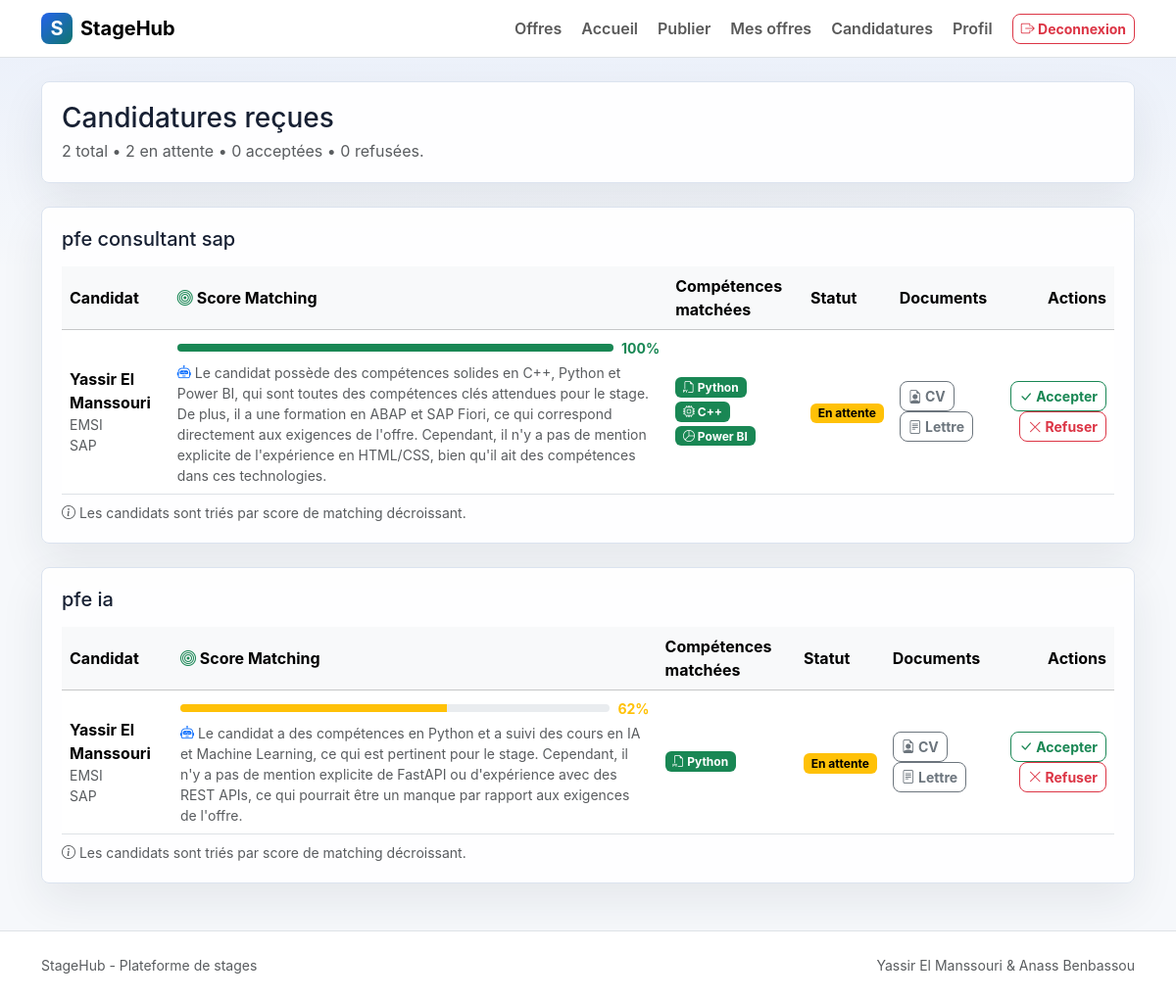
Page /entreprise/candidatures/ (signed in) on the committed database.
### core/models.py (models this page shows, shortened)
class TimeStampedModel(models.Model):
    created_at = models.DateTimeField(auto_now_add=True)
    updated_at = models.DateTimeField(auto_now=True)
    class Meta:
        abstract = True

class Application(TimeStampedModel):
    class Status(models.TextChoices):
        PENDING = "en_attente", "En attente"
        ACCEPTED = "acceptee", "Acceptee"
        REJECTED = "refusee", "Refusee"
    stage_offer = models.ForeignKey(
        StageOffer,
        on_delete=models.CASCADE,
        related_name="applications",
    )
    student_profile = models.ForeignKey(
        StudentProfile,
        on_delete=models.CASCADE,
        related_name="applications",
    )
    cv = models.FileField(upload_to="applications/cv/")
    cv_original_name = models.CharField(max_length=255, blank=True)
    cover_letter = models.FileField(upload_to="applications/cover_letters/")
    cover_letter_original_name = models.CharField(max_length=255, blank=True)
    status = models.CharField(max_length=20, choices=Status.choices, default=Status.PENDING)
    applied_at = models.DateTimeField(default=timezone.now)
    ai_match_score = models.IntegerField(blank=True, null=True)
    ai_match_reasoning = models.TextField(blank=True)
    class Meta:
        ordering = ["-applied_at"]
        constraints = [
            models.UniqueConstraint(
                fields=["stage_offer", "student_profile"],
                name="unique_application_per_offer_student",
            )
        ]
    @property
    def status_class(self):
        return {
            self.Status.ACCEPTED: "success",
            self.Status.REJECTED: "danger",
            self.Status.PENDING: "warning",
        }.get(self.status, "secondary")

class StageOffer(TimeStampedModel):
    class Status(models.TextChoices):
        ACTIVE = "active", "Active"
        INACTIVE = "inactive", "Inactive"
    class Source(models.TextChoices):
        LOCAL = "local", "Local"
        LINKEDIN = "linkedin", "LinkedIn"
    company_profile = models.ForeignKey(
        CompanyProfile,
        on_delete=models.CASCADE,
        related_name="stage_offers",
    )
    title = models.CharField(max_length=255)
    description = models.TextField()
    domain = models.CharField(max_length=255)
    location = models.CharField(max_length=255)
    duration = models.CharField(max_length=255, blank=True)
    closing_date = models.DateField(blank=True, null=True)
    status = models.CharField(max_length=20, choices=Status.choices, default=Status.ACTIVE)
    source = models.CharField(
        max_length=20, choices=Source.choices, default=Source.LOCAL
    )
    linkedin_url = models.URLField(blank=True, help_text="URL de l'offre sur LinkedIn")
    required_tags = models.ManyToManyField(
        SkillTag,
        blank=True,
        related_name="offers",
        verbose_name="Compétences requises (tags)",
    )
    class Meta:
        ordering = ["-created_at"]

class StudentProfile(TimeStampedModel):
    user = models.OneToOneField(
        settings.AUTH_USER_MODEL,
        on_delete=models.CASCADE,
        related_name="student_profile",
    )
    universite = models.CharField(max_length=255)
    telephone = models.CharField(max_length=30, blank=True)
    specialite = models.CharField(max_length=255, blank=True)
    competences = models.TextField(blank=True)
    photo = models.FileField(upload_to="profiles/students/photos/", blank=True)
    cv_profile = models.FileField(upload_to="profiles/students/cv/", blank=True)
    skill_tags = models.ManyToManyField(
        SkillTag,
        blank=True,
        related_name="students",
        verbose_name="Compétences (tags)",
    )

class User(AbstractUser):
    class Role(models.TextChoices):
        STUDENT = "etudiant", "Etudiant"
        COMPANY = "entreprise", "Entreprise"
        ADMIN = "administrateur", "Administrateur"
    email = models.EmailField(unique=True)
    role = models.CharField(max_length=32, choices=Role.choices, default=Role.STUDENT)

class SkillTag(models.Model):
    class Category(models.TextChoices):
        BACKEND = "backend", "Backend"
        FRONTEND = "frontend", "Frontend"
        DATA = "data", "Data / IA"
        DEVOPS = "devops", "DevOps / Cloud"
        MOBILE = "mobile", "Mobile"
        DESIGN = "design", "Design / UX"
        OTHER = "other", "Autre"
    name = models.CharField(max_length=80, unique=True)
    category = models.CharField(
        max_length=20, choices=Category.choices, default=Category.OTHER
    )
    icon = models.CharField(max_length=40, blank=True, help_text="Classe Bootstrap Icon (bi-...)")
    class Meta:
        ordering = ["category", "name"]

### core/views.py (the view)
# urls.py: path("entreprise/candidatures/", views.applications_company, name="applications_company"),
@role_required(User.Role.COMPANY)
def applications_company(request):
    applications = Application.objects.select_related(
        "stage_offer",
        "student_profile",
        "student_profile__user",
    ).prefetch_related(
        "stage_offer__required_tags",
        "student_profile__skill_tags",
    ).filter(stage_offer__company_profile=request.user.company_profile)
    for application in applications:
        application.match_score = application.ai_match_score
        application.match_reasoning = application.ai_match_reasoning
        offer_tags = set(application.stage_offer.required_tags.all())
        student_tags = set(application.student_profile.skill_tags.all())
        application.matched_tags = list(offer_tags.intersection(student_tags))
    grouped = OrderedDict()
    for application in applications:
        grouped.setdefault(application.stage_offer.title, []).append(application)
    for title in grouped:
        grouped[title].sort(key=lambda a: a.match_score, reverse=True)
    return render(
        request,
        "applications/company.html",
        {
            "grouped_applications": grouped.items(),
            "stats": {
                "total": applications.count(),
                "pending": applications.filter(status=Application.Status.PENDING).count(),
                "accepted": applications.filter(status=Application.Status.ACCEPTED).count(),
                "rejected": applications.filter(status=Application.Status.REJECTED).count(),
            },
        },
    )

### core/views.py (called while the page is built)
def role_required(role):
    def decorator(view_func):
        @wraps(view_func)
        @login_required
        def wrapper(request, *args, **kwargs):
            if request.user.role != role:
                messages.error(request, "Acces non autorise pour ce role.")
                return redirect("home")
            return view_func(request, *args, **kwargs)
        return wrapper
    return decorator

### templates/applications/company.html (shortened to what this page needs)
{% extends "base.html" %}
{% block content %}
<div class="section-panel mb-4">
    <h1 class="h3 mb-1">Candidatures reçues</h1>
    <p class="text-muted mb-0">
        {{ stats.total }} total &bull; {{ stats.pending }} en attente &bull;
        {{ stats.accepted }} acceptées &bull; {{ stats.rejected }} refusées.
    </p>
</div>
{% for offer_title, applications in grouped_applications %}
    <section class="section-panel mb-4">
        <h2 class="h5 mb-3">{{ offer_title }}</h2>
        <div class="table-responsive">
            <table class="table table-hover align-middle mb-0">
                <thead class="table-light">
                    <tr>
                        <th>Candidat</th>
                        <th>
                            <i class="bi bi-bullseye text-success"></i>
                            Score Matching
                        </th>
                        <th>Compétences matchées</th>
                        <th>Statut</th>
                        <th>Documents</th>
                        <th class="text-end">Actions</th>
                    </tr>
                </thead>
                <tbody>
                    {% for application in applications %}
                        <tr>
                            <td>
                                <strong>{{ application.student_profile.user.get_full_name|default:application.student_profile.user.email }}</strong>
                                <div class="small text-muted">{{ application.student_profile.universite }}</div>
                                {% if application.student_profile.specialite %}
                                    <div class="small text-muted">{{ application.student_profile.specialite }}</div>
                                {% endif %}
                            </td>
                            <td style="min-width:130px;">
                                {% if application.match_score is not None %}
                                    <div class="d-flex align-items-center gap-2">
                                        <div class="progress flex-grow-1" style="height:8px;" title="Score global {{ application.match_score }}%">
                                            <div class="progress-bar {% if application.match_score >= 70 %}bg-success{% elif application.match_score >= 40 %}bg-warning{% else %}bg-danger{% endif %}"
                                                 role="progressbar" style="width:{{ application.match_score }}%"></div>
                                        </div>
                                        <span class="fw-bold small {% if application.match_score >= 70 %}text-success{% elif application.match_score >= 40 %}text-warning{% else %}text-danger{% endif %}">
                                            {{ application.match_score }}%
                                        </span>
                                    </div>
                                    <div class="text-muted small mt-1">
                                        {% if application.match_reasoning %}
                                            <i class="bi bi-robot text-primary"></i> {{ application.match_reasoning }}
                                        {% endif %}
                                    </div>
                                {% else %}
                                    <span class="text-muted small">—</span>
                                {% endif %}
                            </td>
                            <td style="max-width:200px;">
                                {% if application.matched_tags %}
                                    <div class="d-flex flex-wrap gap-1">
                                        {% for tag in application.matched_tags|slice:":4" %}
                                            <span class="badge text-bg-success" title="{{ tag.name }}">
                                                {% if tag.icon %}<i class="bi {{ tag.icon }}"></i>{% endif %}
                                                {{ tag.name }}
                                            </span>
                                        {% endfor %}
                                    </div>
                                {% else %}
                                    <span class="text-muted small">—</span>
                                {% endif %}
                            </td>
                            <td><span class="badge text-bg-{{ application.status_class }}">{{ application.get_status_display }}</span></td>
                            <td>
                                <a class="btn btn-sm btn-outline-secondary" href="{% url 'applications_download_cv' application.pk %}">
                                    <i class="bi bi-file-earmark-person"></i> CV
                                </a>
                                <a class="btn btn-sm btn-outline-secondary" href="{% url 'applications_download_cover_letter' application.pk %}">
                                    <i class="bi bi-file-text"></i> Lettre
                                </a>
                            </td>
                            <td class="text-end">
                                <form method="post" action="{% url 'applications_accept' application.pk %}" class="d-inline">
                                    <button class="btn btn-sm btn-outline-success" type="submit">
                                        <i class="bi bi-check-lg"></i> Accepter
                                    </button>
                                </form>
                                <form method="post" action="{% url 'applications_reject' application.pk %}" class="d-inline">
                                    <button class="btn btn-sm btn-outline-danger" type="submit">
                                        <i class="bi bi-x-lg"></i> Refuser
                                    </button>
                                </form>
                            </td>
                        </tr>
                    {% endfor %}
                </tbody>
            </table>
        </div>
        <p class="text-muted small mt-2 mb-0">
            <i class="bi bi-info-circle"></i> Les candidats sont triés par score de matching décroissant.
        </p>
    </section>
{% empty %}
    <div class="section-panel text-center text-muted">Aucune candidature reçue.</div>
{% endfor %}
{% endblock %}

### static/css/app.css (style rules this page uses)
:root { --stagehub-ink: #172033; --stagehub-muted: #657187; --stagehub-primary: #2563eb; --stagehub-accent: #0f766e; --stagehub-warm: #b45309; --stagehub-bg: #f6f8fb; --stagehub-border: #dbe3ef; }
html, body { min-height: 100%; }
body { color: var(--stagehub-ink); background: linear-gradient(180deg, rgba(37, 99, 235, 0.06), transparent 280px), var(--stagehub-bg); font-family: Inter, system-ui, -apple-system, BlinkMacSystemFont, "Segoe UI", sans-serif; display: flex; flex-direction: column; }
.hero-panel, .section-panel { border: 1px solid var(--stagehub-border); border-radius: 8px; background: rgba(255, 255, 255, 0.92); box-shadow: 0 18px 45px rgba(23, 32, 51, 0.08); }
.section-panel { padding: 1.25rem; }
.table > :not(caption) > * > * { vertical-align: middle; }
.btn { border-radius: 8px; font-weight: 700; }

### rows in the picture
Application: title "pfe consultant sap", student_profile.user.get_full_name "Yassir El Manssouri", student_profile.universite "EMSI", student_profile.specialite "SAP", match_score "100", match_reasoning "Le candidat possède des compétences solides en C++, Python et Power BI, qui sont toutes des compétences clés attendues pour le stage. De plus, il a une formation en ABAP et SAP Fiori, ce qui correspond directement aux exigences de l'offre. Cependant, il n'y a pas de mention explicite de l'expérience en HTML/CSS, bien qu'il ait des compétences dans ces technologies.", status "En attente"
SkillTag: name "Python"
SkillTag: name "C++"
SkillTag: name "Power BI"
Application: title "pfe ia", student_profile.user.get_full_name "Yassir El Manssouri", student_profile.universite "EMSI", student_profile.specialite "SAP", match_score "62", match_reasoning "Le candidat a des compétences en Python et a suivi des cours en IA et Machine Learning, ce qui est pertinent pour le stage. Cependant, il n'y a pas de mention explicite de FastAPI ou d'expérience avec des REST APIs, ce qui pourrait être un manque par rapport aux exigences de l'offre.", status "En attente"

### other values in the picture
{{ stats.total }} "2"
{{ stats.pending }} "2"
{{ stats.accepted }} "0"
{{ stats.rejected }} "0"
